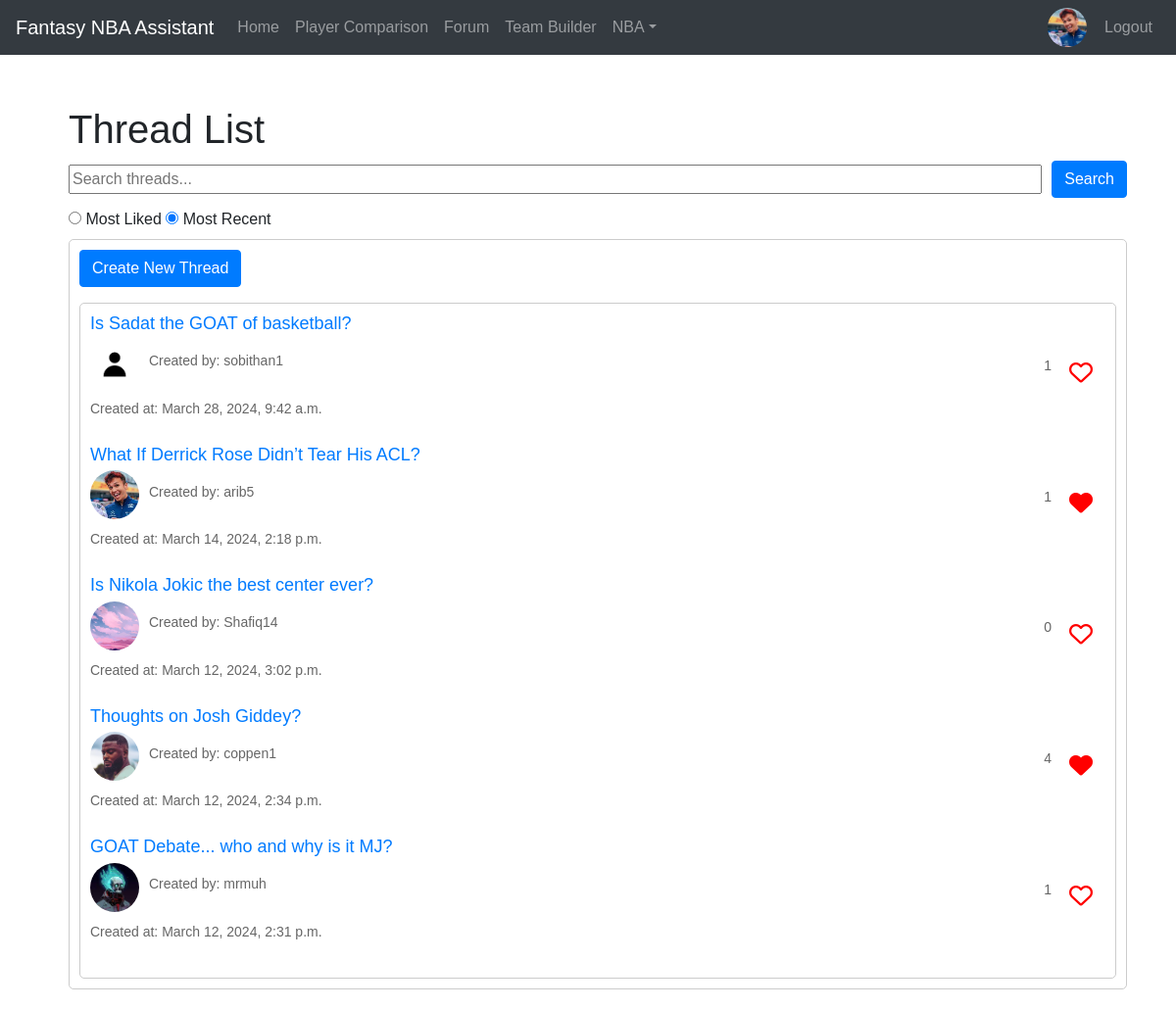
The app's page /forum (signed in), older data.
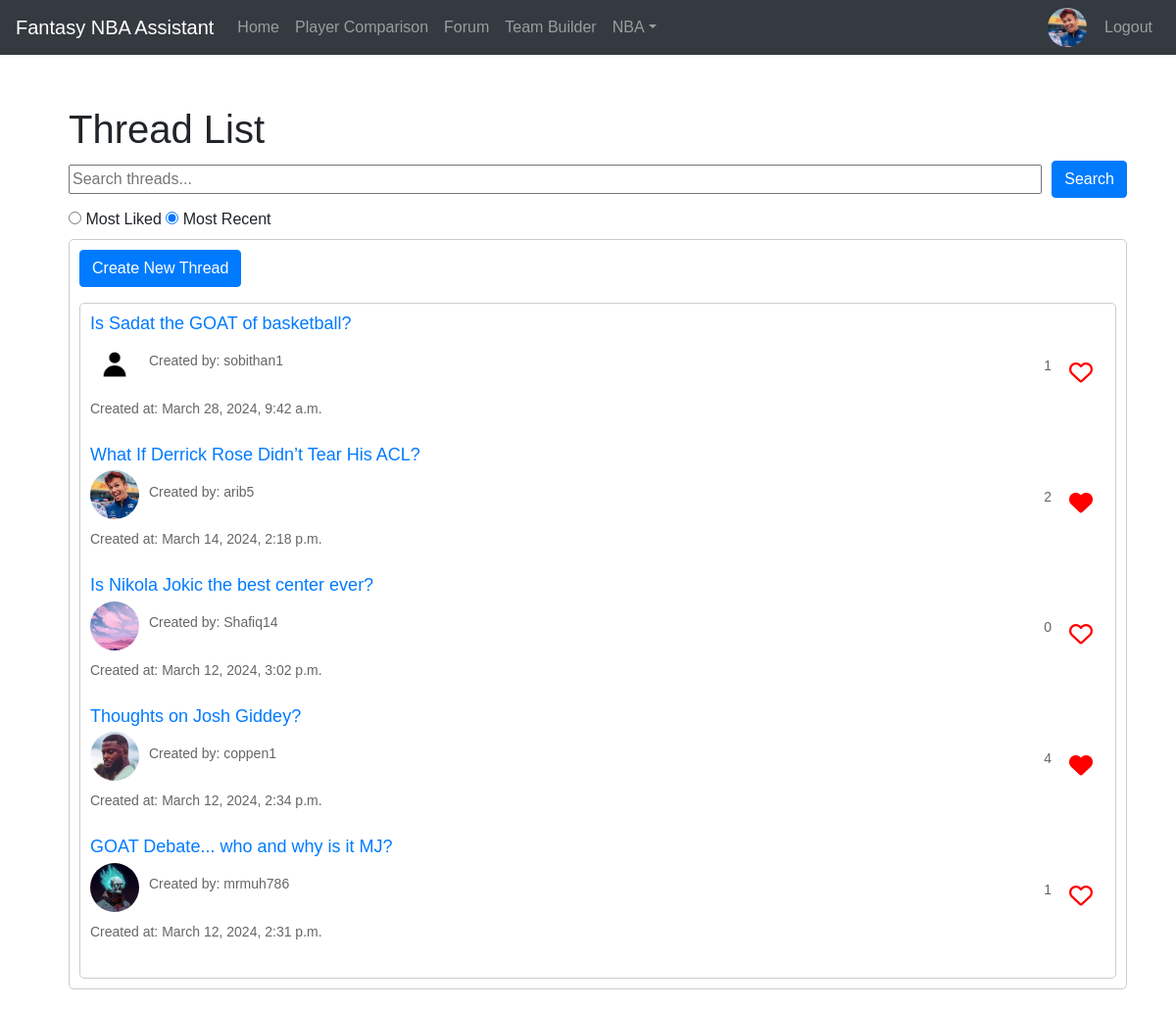
The same page, newer data.
### mysite/models.py (models this page shows, shortened)
class Profile(models.Model):
    user = models.OneToOneField(User, on_delete=models.CASCADE)
    bio = models.TextField(blank=True)
    favorite_team = models.ForeignKey('Team', on_delete=models.SET_NULL, null=True, blank=True)
    profile_picture = models.ImageField(upload_to='profile_pictures', default=default_profile_picture)

class Thread(models.Model):
    title = models.CharField(max_length=200)
    creator = models.ForeignKey(User, on_delete=models.CASCADE, related_name='threads', default=1)
    created_at = models.DateTimeField(auto_now_add=True)
    upvotes = models.ManyToManyField(User, related_name='upvoted_threads', blank=True)
    def get_absolute_url(self):
        return reverse('thread_detail', kwargs={'pk': self.pk})

### mysite/views.py (the view)
# urls.py: path('forum', login_required(views.thread_list), name='thread_list'),
@login_required
def thread_list(request):
    query = request.GET.get('q')
    sort_option = request.GET.get('sort')
    threads = Thread.objects.all()
    threads = threads.order_by('-created_at')
    if query:
        threads = threads.filter(title__icontains=query)
    if sort_option == 'likes':
        threads = threads.annotate(num_upvotes=Count('upvotes')).order_by('-num_upvotes')
    if sort_option == 'recent':
        threads = threads.order_by('-created_at')
    return render(request, 'mysite/thread_list.html', {'threads': threads, 'sort_by': sort_option})

### mysite/templates/mysite/thread_list.html (shortened to what this page needs)
{% extends 'mysite/base.html' %}
{% block content %}
<div class="container">
  <h1>Thread List</h1>
  <form method="GET" action="{% url 'thread_list' %}" class="search-bar">
    <input type="text" name="q" placeholder="Search threads..." class="search-input">
    <button type="submit" class="btn btn-primary search-button">Search</button>
  </form>
  <div class="toggle-container">
    <label>
      <input type="radio" name="sortOption" id="sortMostLiked" value="likes" {% if sort_by == 'likes' %}checked{% endif %}>
      Most Liked
    </label>
    <label>
      <input type="radio" name="sortOption" id="sortMostRecent" value="recent" {% if sort_by != 'likes' %}checked{% endif %}>
      Most Recent
    </label>
  </div>
  <div class="thread-list">
    <a href="{% url 'create_thread' %}" class="btn btn-primary mb-3">Create New Thread</a>
    <div class="thread-list">
      {% for thread in threads %}
      <div class="thread">
        <div>
          <h2><a href="{{ thread.get_absolute_url }}">{{ thread.title }}</a></h2>
          <div class="creator-info">
            <img class="profile-picture" src="{{ thread.creator.profile.profile_picture.url }}" alt="{{ thread.creator.username }}">
            <p style="padding-top: 10px;" class="creator-name">Created by: {{ thread.creator.username }}</p>
          </div>
          <p style="padding-top: 10px;">Created at: {{ thread.created_at }}</p>
        </div>
        <div class="upvote-container">
          <p class="upvote-count">{{ thread.upvotes.count }}</p>
          <form method="post" action="{% url 'upvote_thread' thread.id %}" class="upvote-button">
            <button type="submit" class="btn btn-transparent">
              {% if user in thread.upvotes.all %}
                <i class="fa-solid fa-heart" style="color:red"></i>
              {% else %}
              <i class="fa-regular fa-heart" style="color:red"></i>
              {% endif %}
            </button>
          </form>
        </div>
      </div>
      {% endfor %}
    </div>
  </div>
</div>
{% endblock %}

### mysite/templates/mysite/base.html (shortened to what this page needs)
<!DOCTYPE html>
<html lang="en">
<head>
    <link rel="stylesheet" href="https://cdnjs.cloudflare.com/ajax/libs/font-awesome/4.7.0/css/font-awesome.min.css">
    <link rel="stylesheet" href="https://stackpath.bootstrapcdn.com/bootstrap/4.5.0/css/bootstrap.min.css"
>
</head>
<body>
    <header>
        <nav class="navbar navbar-expand-md navbar-dark fixed-top bg-dark">
            <a class="navbar-brand" href="/">Fantasy NBA Assistant</a>
            <div class="collapse navbar-collapse" id="navbarsExampleDefault">
                <ul class="navbar-nav mr-auto">
                    <li class="nav-item">
                        <a class="nav-link" href="/">Home <span class="sr-only">(current)</span></a>
                    </li>
                    <li class="nav-item">
                        <a class="nav-link" href="/playercomparison">Player Comparison </a>
                    </li>
                    <li class="nav-item">
                        <a class="nav-link" href="/forum">Forum </a>
                    </li>
                    <li class="nav-item">
                        <a class="nav-link" href="/teambuilder">Team Builder </a>
                    </li>
                    <li class="nav-item dropdown">
                        <a class="nav-link dropdown-toggle" href="#" id="dropdown01" data-toggle="dropdown"
                            aria-haspopup="true" aria-expanded="false">NBA</a>
                    </li>
                </ul>
                {% if user.is_authenticated %}
                    <ul class="navbar-nav ml-auto">
                        <li class="nav-item">
                            <a href="{% url 'profile' %}">
                                <img src="{{ user.profile.profile_picture.url }}" alt="Profile Picture" class="profile-img">
                            </a>
                        </li>
                        <li class="nav-item">
                            <a class="nav-link" href="{% url 'logout' %}">Logout</a>
                        </li>
                    </ul>
                {% endif %}
            </div>
        </nav>
    </header>
    <main role="main" class="container">
        <div class="mt-5">
            {% block content %}
            {% endblock %}
        </div>
    </main>
</body>
</html>

### mysite/templates/mysite/base.html (style rules this page uses)
body { font-family: 'Arial', sans-serif; }
.navbar-nav .nav-link { color: #ffffff; }
.profile-img { width: 40px; height: 40px; object-fit: cover; object-position: center; border-radius: 50%; margin-right: 10px; }

### mysite/templates/mysite/thread_list.html (style rules this page uses)
.container { margin: 20px; padding-top: 20px; }
.thread-list { border: 1px solid #ccc; padding: 10px; border-radius: 5px; }
.thread { margin-bottom: 10px; display: flex; justify-content: space-between; align-items: center; }
.thread h2 { font-size: 18px; margin-bottom: 5px; }
.thread p { font-size: 14px; color: #666; }
.creator-info { display: flex; align-items: center; }
.profile-picture { width: 50px; height: 50px; object-fit: cover; object-position: center; border-radius: 50%; margin-right: 10px; }
.search-bar { display: flex; align-items: center; width: 100%; margin-bottom: 10px; }
.search-input { flex-grow: 1; }
.search-button { height: auto; margin-left: 10px; }
.upvote-container { display: flex; align-items: center; }
.upvote-count { margin-right: 5px; }
.upvote-button i { font-size: 24px; color: #ccc; cursor: pointer; }
.toggle-container { margin-top: 10px; }

Row changes from the older to the newer data that the page shows:
computed for Thread "What If Derrick Rose Didn’t Tear His ACL?": upvotes.count "1" → "2"
changed through a linked row, Thread "GOAT Debate... who and why is it MJ?": creator.username "mrmuh" → "mrmuh786"
